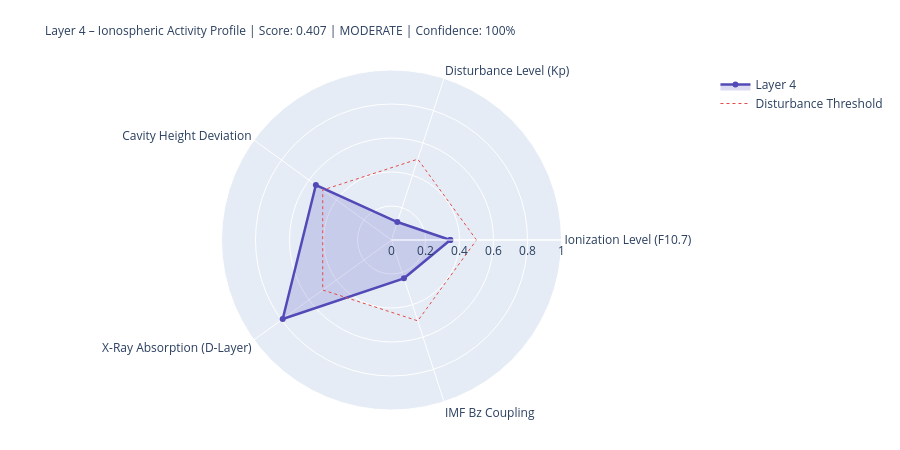

Here is the notebook cell this chart was saved with:
### Markdown cell above
---
## 4. State Assessment & Handoff to Layer 5

### Code cell
# ============================================================
# LAYER-4-SCORE
# ============================================================

COMPONENTS = {
    'Ionization Level (F10.7)':    {'score': ioniz,       'source': 'primary' if f107_now else 'from_layer0', 'dynamic': True},
    'Disturbance Level (Kp)':          {'score': disturb,     'source': 'primary' if kp_now   else 'from_layer0', 'dynamic': True},
    'Cavity Height Deviation':    {'score': h_dev,       'source': 'derived',                                'dynamic': True},
    'X-Ray Absorption (D-Layer)':{'score': xray_ioniz,  'source': 'primary' if xray_now else 'missing',     'dynamic': True},
    'IMF Bz Coupling':             {'score': bz_coupling, 'source': 'primary' if bz_now   else 'from_layer0', 'dynamic': True},
}

available    = {k: v['score'] for k, v in COMPONENTS.items() if v['score'] is not None}
unavailable  = [k for k, v in COMPONENTS.items() if v['score'] is None]
layer4_score = round(sum(available.values()) / len(available), 4) if available else None
confidence   = round(len(available) / len(COMPONENTS), 2)
level = ('unknown' if layer4_score is None
         else 'quiet'   if layer4_score < 0.3
         else 'moderate' if layer4_score < 0.6
         else 'active')
dominant_l4 = max(available, key=available.get) if available else 'none'

# Resonance delta for Schumann SR-1
sr1_ref = schumann_freq(1, 80.0)
sr1_now = schumann_freq(1, h_eff)
sr1_delta_mhz = (sr1_now - sr1_ref) * 1000

# Propagation conditions
prop_cond = ('disturbed'   if kp_val > 4
             else 'unsettled' if kp_val > 2
             else 'normal')
if xray_class in ['X', 'M']:
    prop_cond = 'Radio-Blackout moeglich'

W = 68
print('=' * W)
print('LAYER 4 – IONOSPHERE – STATE ASSESSMENT')
print('=' * W)
for name, comp in COMPONENTS.items():
    s = comp['score']
    if s is not None:
        bar = '█' * int(s * 20) + '░' * (20 - int(s * 20))
        print(f'  {name:<36} {bar}  {s:.3f}  [{comp["source"]}]')
    else:
        print(f'  {name:<36} {"─" * 20}  n/a   [missing]')
print('-' * W)
print(f'  Score:          {layer4_score:.3f}  ({len(available)}/{len(COMPONENTS)} components)')
print(f'  Confidence:     {confidence:.0%}')
print(f'  Level:          {level.upper()}')
print(f'  Dominant:       {dominant_l4}')
print(f'  Cavity height:  {h_eff:.1f} km  (Ref: 80.0 km)')
print(f'  SR-1:           {sr1_now:.3f} Hz  (Δ {sr1_delta_mhz:+.1f} mHz vs. ref)')
print(f'  Propagation:    {prop_cond}')
print(f'  X-Ray:          {xray_class}-class  ({xray_now:.2e} W/m²)' if xray_now else '  X-Ray:          n/a')
print('=' * W)

# Radar
cats   = list(available.keys())
vals_r = list(available.values())
if len(cats) >= 3:
    fig = go.Figure()
    fig.add_trace(go.Scatterpolar(
        r=vals_r + [vals_r[0]], theta=cats + [cats[0]],
        fill='toself', fillcolor='rgba(83,74,183,0.20)',
        line=dict(color='#534AB7', width=2.5), name='Layer 4'
    ))
    fig.add_trace(go.Scatterpolar(
        r=[0.5] * (len(cats)+1), theta=cats + [cats[0]],
        line=dict(color='#E24B4A', dash='dot', width=1),
        mode='lines', name='Disturbance Threshold'
    ))
    fig.update_layout(
        title=dict(
            text=f'Layer 4 – Ionospheric Activity Profile | Score: {layer4_score:.3f} | {level.upper()} | Confidence: {confidence:.0%}',
            font=dict(size=12)
        ),
        polar=dict(radialaxis=dict(visible=True, range=[0, 1])),
        height=450, showlegend=True,
        margin=dict(l=80, r=80, t=70, b=40)
    )
    fig.show()

### Figure 1 — Plotly figure (JSON) as saved in the notebook; plotly's stock layout.template omitted (floating-point values rounded to 4 significant figures)
{"data": [{"fill": "toself", "fillcolor": "rgba(83,74,183,0.20)", "line": {"color": "#534AB7", "width": 2.5}, "name": "Layer 4", "r": [0.346, 0.111, 0.55, 0.791, 0.237, 0.346], "theta": ["Ionization Level (F10.7)", "Disturbance Level (Kp)", "Cavity Height Deviation", "X-Ray Absorption (D-Layer)", "IMF Bz Coupling", "Ionization Level (F10.7)"], "type": "scatterpolar"}, {"line": {"color": "#E24B4A", "dash": "dot", "width": 1}, "mode": "lines", "name": "Disturbance Threshold", "r": [0.5, 0.5, 0.5, 0.5, 0.5, 0.5], "theta": ["Ionization Level (F10.7)", "Disturbance Level (Kp)", "Cavity Height Deviation", "X-Ray Absorption (D-Layer)", "IMF Bz Coupling", "Ionization Level (F10.7)"], "type": "scatterpolar"}], "layout": {"height": 450, "margin": {"b": 40, "l": 80, "r": 80, "t": 70}, "polar": {"radialaxis": {"range": [0, 1], "visible": true}}, "showlegend": true, "title": {"font": {"size": 12}, "text": "Layer 4 – Ionospheric Activity Profile | Score: 0.407 | MODERATE | Confidence: 100%"}}}
